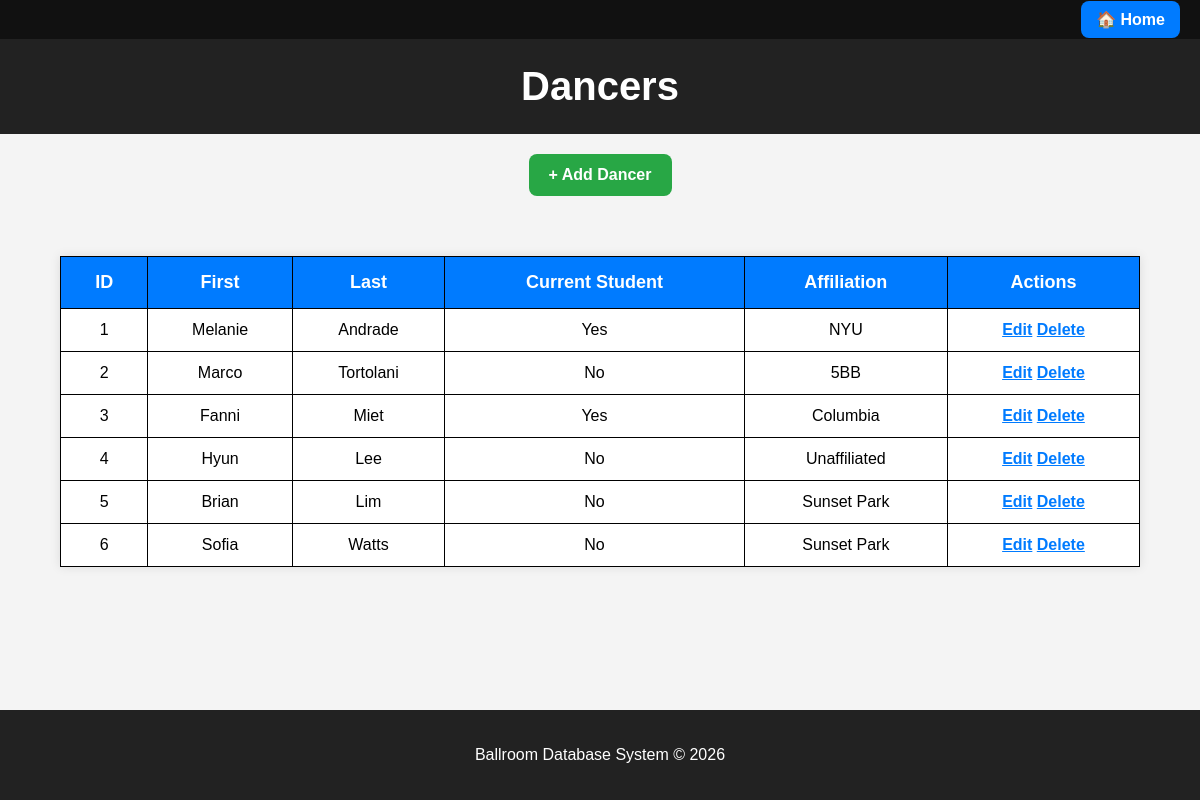
/Dancers/read.php, run on the app's committed database.
### tables this page shows
CREATE TABLE Dancers (
    dancer_id INT AUTO_INCREMENT PRIMARY KEY,
    first_name VARCHAR(50) NOT NULL,
    last_name VARCHAR(50) NOT NULL,
    student_status BOOLEAN NOT NULL,
    affiliation_id INT,
    FOREIGN KEY (affiliation_id) 
		REFERENCES Affiliations(affiliation_id) 
        ON DELETE SET NULL
);

CREATE TABLE Affiliations (
    affiliation_id INT AUTO_INCREMENT PRIMARY KEY,
    affiliation_name VARCHAR(100) NOT NULL,
    affiliation_type VARCHAR(100) NOT NULL,
	UNIQUE (affiliation_name, affiliation_type),
    CHECK (affiliation_type IN ('University', 'Studio', 'Independent'))
);

### Dancers/read.php (the view, shortened to what this page needs)
<?php include("../includes/header.php"); ?>
<?php require_once("../dbconn.php"); ?>
<h1>Dancers</h1>
<div style="text-align:center;">
    <a href="create.php" class="button-link">+ Add Dancer</a>
</div>
<table>
<tr>
    <th>ID</th>
    <th>First</th>
    <th>Last</th>
    <th>Current Student</th>
    <th>Affiliation</th>
    <th>Actions</th>
</tr>
<?php
$sql = "
SELECT d.*, a.affiliation_name
FROM Dancers d
LEFT JOIN Affiliations a
ON d.affiliation_id = a.affiliation_id
";
$result = $conn->query($sql);
while ($row = $result->fetch_assoc()) {
    $student = $row['student_status'] ? "Yes" : "No";
    $aff = $row['affiliation_name'] ?? "Unaffiliated";
    echo "<tr>
        <td>{$row['dancer_id']}</td>
        <td>{$row['first_name']}</td>
        <td>{$row['last_name']}</td>
        <td>{$student}</td>
        <td>{$aff}</td>
        <td>
            <a href='update.php?id={$row['dancer_id']}'>Edit</a>
            <a href='delete.php?id={$row['dancer_id']}' onclick='return confirm(\"Delete?\")'>Delete</a>
        </td>
    </tr>";
}
?>
</table>
<?php
include("../includes/footer.php");
?>

### assets/style.css (style rules this page uses)
body { font-family: Arial, sans-serif; background: #f4f4f4; margin: 0; padding: 0; }
h1 { background: #222; color: white; padding: 25px; margin: 0; font-size: 40px; text-align: center; }
table { width: 90%; margin: 40px auto; border-collapse: collapse; background: white; box-shadow: 0 0 10px rgba(0,0,0,0.1); border: 1px solid #000000; }
th { background: #007BFF; color: white; padding: 15px; font-size: 18px; border: 1px solid #000000; }
td { padding: 12px; text-align: center; border-bottom: 1px solid #ddd; border: 1px solid #000000; }
a { color: #007BFF; font-weight: bold; }
.button-link { display: inline-block; margin: 20px auto; padding: 12px 20px; background: #28a745; color: white; border-radius: 8px; text-decoration: none; }
html, body { height: 100%; }
body { display: flex; flex-direction: column; min-height: 100vh; }

### data on the page
dancers: dancer_id "1", first_name "Melanie", last_name "Andrade", student_status "Yes", affiliation.affiliation_name "NYU"
dancers: dancer_id "2", first_name "Marco", last_name "Tortolani", student_status "No", affiliation.affiliation_name "5BB"
dancers: dancer_id "3", first_name "Fanni", last_name "Miet", student_status "Yes", affiliation.affiliation_name "Columbia"
dancers: dancer_id "4", first_name "Hyun", last_name "Lee", student_status "No", aff "Unaffiliated"
dancers: dancer_id "5", first_name "Brian", last_name "Lim", student_status "No", affiliation.affiliation_name "Sunset Park"
dancers: dancer_id "6", first_name "Sofia", last_name "Watts", student_status "No", affiliation.affiliation_name "Sunset Park"
